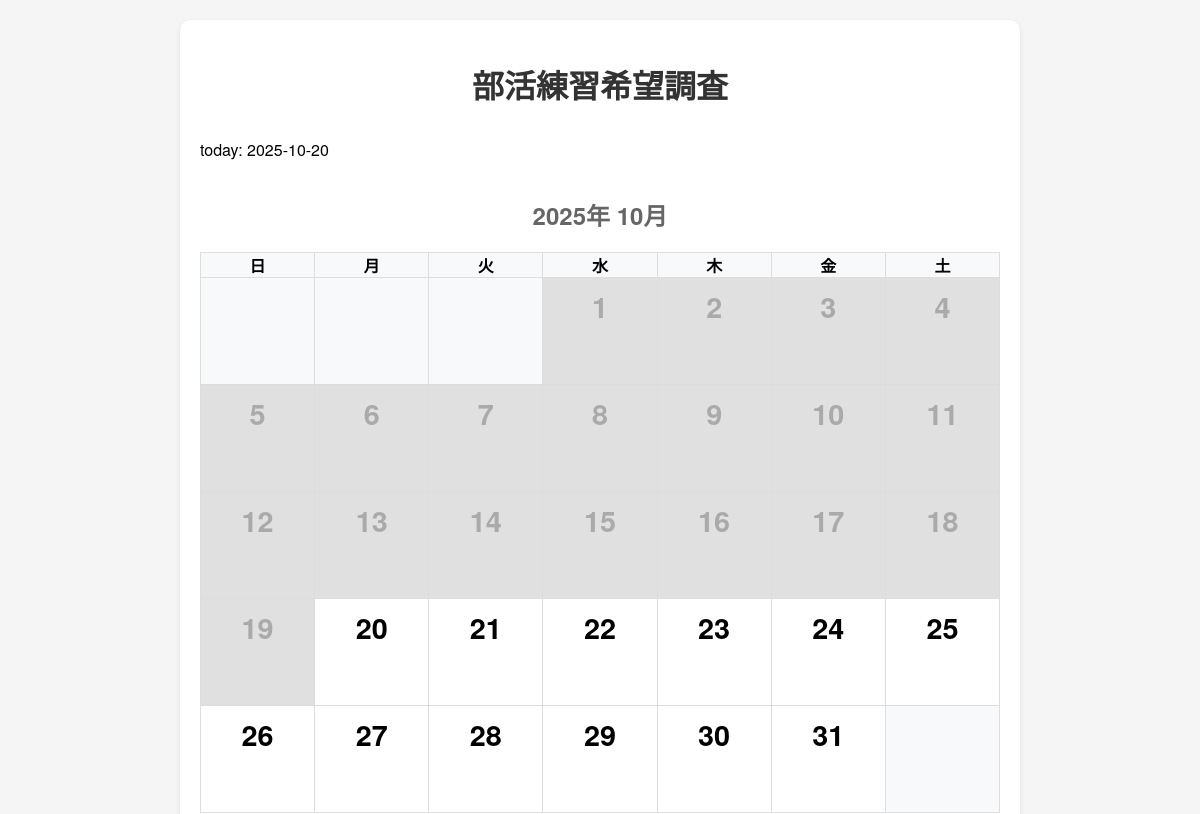
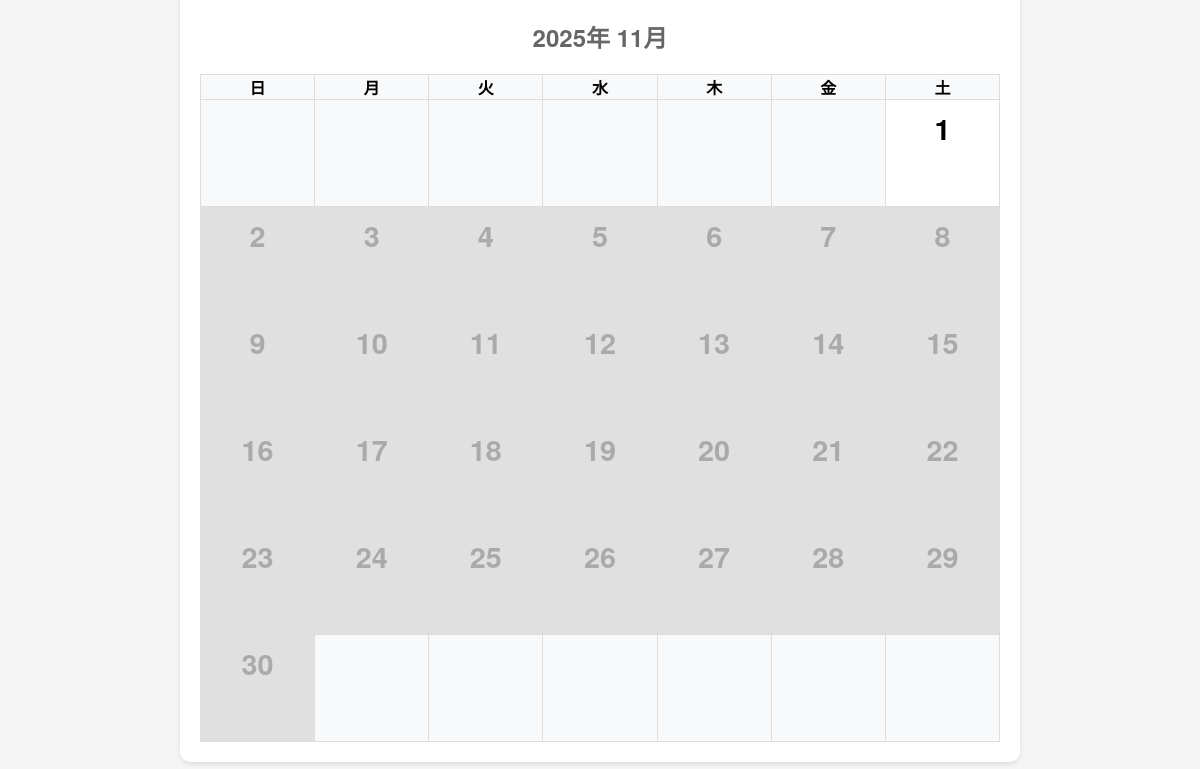
Before: / with the older database file (2 pictures, top to bottom).
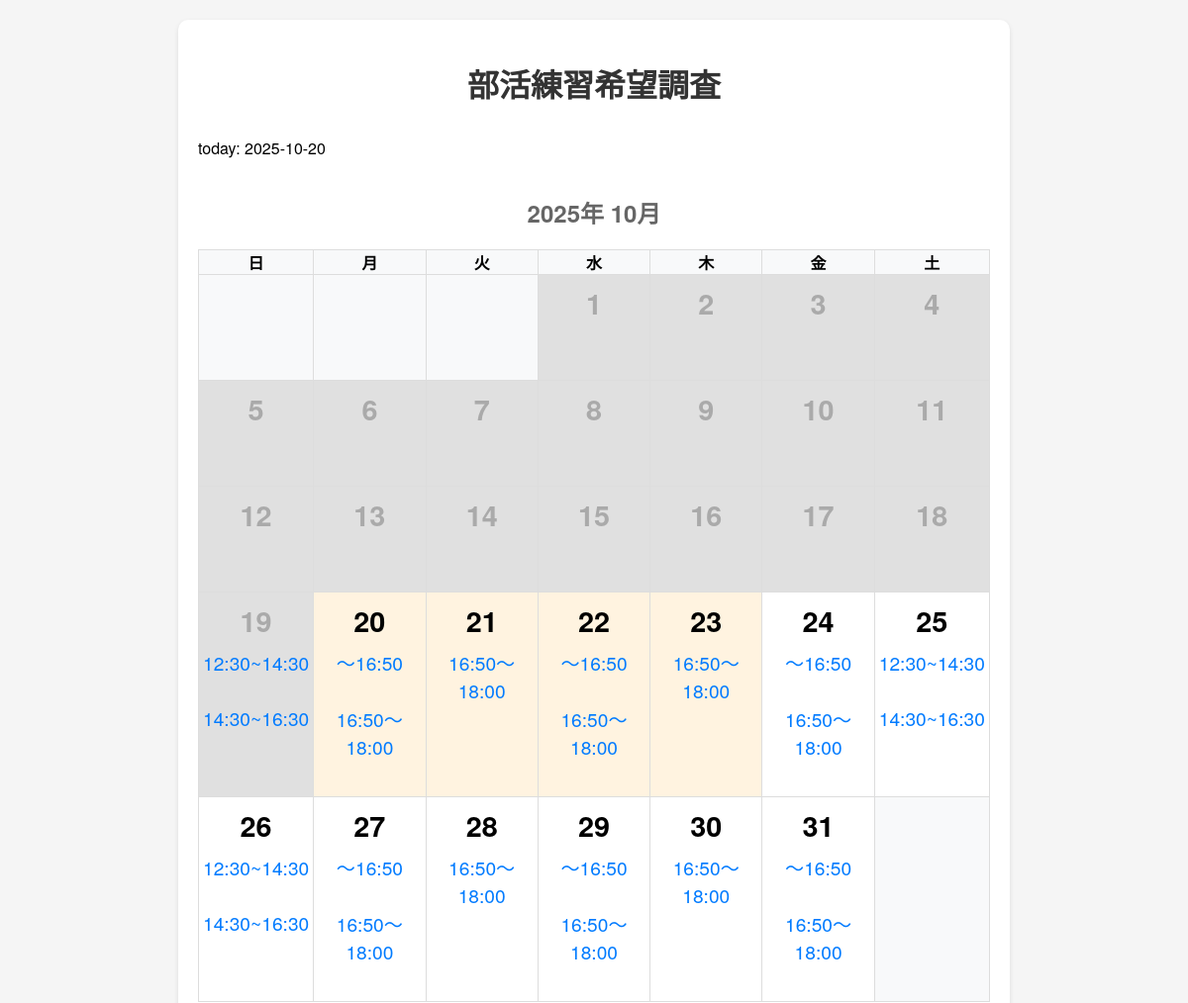
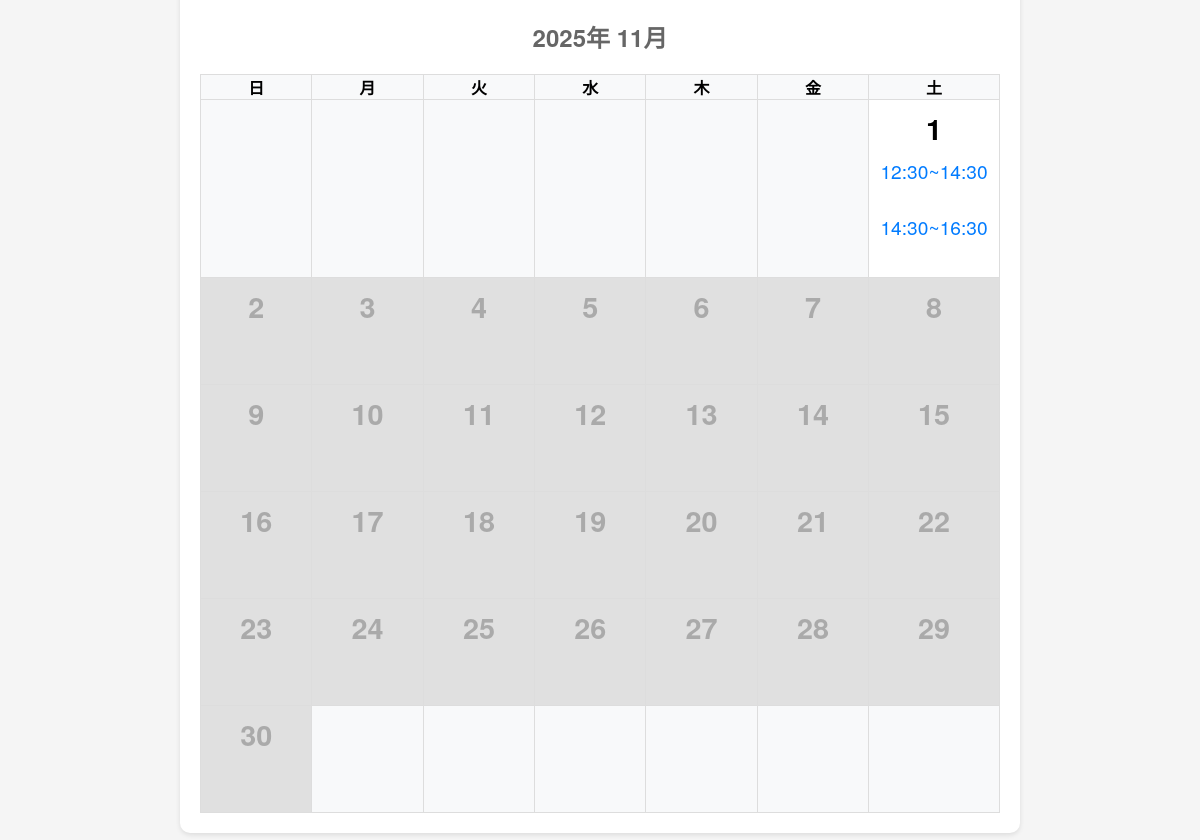
After: the same page with the newer database file (2 pictures, top to bottom).
### app.py (models this page shows)
class TimeSlot(db.Model):
    id = db.Column(db.Integer, primary_key=True)
    date_key = db.Column(db.String(20), nullable=False)
    slot = db.Column(db.String(50), nullable=False)

### app.py (the view)
@app.route('/', methods=['GET', 'HEAD'])
def index():
    try:
        if request.method == 'HEAD':
            return '', 200
        today = date.today()
        year = today.year
        month = today.month
        cal = calendar.monthcalendar(year, month)
        month_names = ['1月', '2月', '3月', '4月', '5月', '6月',
                      '7月', '8月', '9月', '10月', '11月', '12月']
        import calendar as calmod
        last_day = calmod.monthrange(year, month)[1]
        days_left = last_day - today.day
        calendars = [
            {
                'year': year,
                'month': month,
                'month_name': month_names[month-1],
                'calendar': cal
            }
        ]
        if days_left < 14:
            next_month = month + 1
            next_year = year
            if next_month > 12:
                next_month = 1
                next_year += 1
            next_cal = calendar.monthcalendar(next_year, next_month)
            calendars.append({
                'year': next_year,
                'month': next_month,
                'month_name': month_names[next_month-1],
                'calendar': next_cal
            })
        days_since_sunday = today.weekday() + 1  # 月曜日=0なので+1して日曜日=0にする
        if days_since_sunday == 7:  # 日曜日の場合は0にする
            days_since_sunday = 0
        current_week_sunday = today - timedelta(days=days_since_sunday)
        valid_dates = set()
        for week in range(2):  # 2週間
            week_start = current_week_sunday + timedelta(weeks=week)
            for day in range(7):  # 日曜日から土曜日まで
                current_date = week_start + timedelta(days=day)
                valid_dates.add(f"{current_date.year}-{current_date.month}-{current_date.day}")
        practice_requests = {}
        booked_dates = set()
        try:
            all_requests = PracticeRequest.query.all()
            for req in all_requests:
                if req.date_key not in practice_requests:
                    practice_requests[req.date_key] = {}
                practice_requests[req.date_key][req.user_name] = {
                    'time_slot': req.time_slot,
                    'band_name': req.band_name
                }
                booked_dates.add(req.date_key)
        except Exception as e:
            print(f"予約データ取得でエラー: {e}")
            practice_requests = {}
            booked_dates = set()
        time_slots = {}
        try:
            all_slots = TimeSlot.query.all()
            for slot in all_slots:
                if slot.date_key not in time_slots:
                    time_slots[slot.date_key] = []
                time_slots[slot.date_key].append(slot.slot)
        except Exception as e:
            print(f"時間枠データ取得でエラー: {e}")
            time_slots = {}
        return render_template(
            'index.html',
            calendars=calendars,
            month=month_names[month-1],
            month_num=month,
            year=year,
            today=today,
            practice_requests=practice_requests,
            time_slots=time_slots,
            get_default_slots=get_default_slots,
            valid_dates=valid_dates,
            booked_dates=booked_dates
        )
    except Exception as e:
        print(f"index関数でエラーが発生しました: {e}")
        return f"エラーが発生しました: {str(e)}", 500

### templates/index.html (shortened to what this page needs)
<!DOCTYPE html>
<html lang="ja">
<head>
    <link rel="stylesheet" href="{{ url_for('static', filename='css/style.css') }}">
</head>
<body>
    <div class="container">
        <h1>部活練習希望調査</h1>
        <p>today: {{ today }}</p>
        {% for calinfo in calendars %}
        <div class="calendar">
            <h2>{{ calinfo.year }}年 {{ calinfo.month_name }}</h2>
            <table>
                <thead>
                    <tr>
                        <th>日</th>
                        <th>月</th>
                        <th>火</th>
                        <th>水</th>
                        <th>木</th>
                        <th>金</th>
                        <th>土</th>
                    </tr>
                </thead>
                <tbody>
                    {% for week in calinfo.calendar %}
                    <tr>
                        {% for day in week %}
                            {% if day == 0 %}
                                <td class="empty"></td>
                            {% else %}
                                {% set d = day|int %}
                                {% set y = calinfo.year|int %}
                                {% set m = calinfo.month|int %}
                                {% set date_key = y ~ '-' ~ m ~ '-' ~ d %}
                                {% set slots = time_slots.get(date_key, []) %}
                                {% set is_past = (y == today.year and m == today.month and d < today.day) or
                                                 (y == today.year and m < today.month) or
                                                 (y < today.year) %}
                                <td class="day{% if is_past %} past{% endif %}{% if date_key not in valid_dates %} not-selectable{% endif %}{% if date_key in booked_dates %} booked{% endif %}" data-year="{{ y }}" data-month="{{ m }}" data-day="{{ d }}">
                                    <div class="day-number">{{ day }}</div>
                                    <div class="time-options">
                                        {% if date_key in valid_dates %}
                                            {% for slot in slots %}
                                                <span class="time-label">{{ slot }}</span><br>
                                            {% endfor %}
                                        {% endif %}
                                    </div>
                                </td>
                            {% endif %}
                        {% endfor %}
                    </tr>
                    {% endfor %}
                </tbody>
            </table>
        </div>
        {% endfor %}
    </div>
</body>
</html>

### static/css/style.css (style rules this page uses)
body { font-family: 'Helvetica Neue', Arial, 'Hiragino Kaku Gothic ProN', 'Hiragino Sans', Meiryo, sans-serif; margin: 0; padding: 20px; background-color: #f5f5f5; }
.container { max-width: 800px; margin: 0 auto; background-color: white; padding: 20px; border-radius: 10px; box-shadow: 0 2px 5px rgba(0,0,0,0.1); }
h1 { text-align: center; color: #333; margin-bottom: 30px; }
h2 { text-align: center; color: #666; margin-bottom: 20px; }
.calendar { width: 100%; overflow-x: auto; }
table { width: 100%; border-collapse: collapse; margin-top: 20px; }
th, td { padding: 0; text-align: center; border: 1px solid #ddd; }
th { background-color: #f8f9fa; font-weight: bold; }
td.day { cursor: pointer; transition: background-color 0.2s; height: 90px; min-width: 90px; vertical-align: top; font-size: 1.2em; padding: 8px 4px; background: #fff; position: relative; }
td.empty { background-color: #f8f9fa; }
.day-number { font-size: 1.5em; font-weight: bold; margin-bottom: 8px; }
.time-options { margin-top: 6px; }
.time-label { display: block; font-size: 1em; color: #007bff; margin-bottom: 2px; }
td.day.past { background-color: #e0e0e0; color: #aaa; cursor: not-allowed; }
.day.not-selectable { background-color: #e0e0e0; color: #aaa; cursor: not-allowed; pointer-events: none; }
.day.booked { background-color: #fff3e0; }

Changed rows visible on the page:
added TimeSlot: slot "12:30~14:30", shown under "19"
added TimeSlot: slot "14:30~16:30", shown under "19"
added TimeSlot: slot "〜16:50", shown under "20"
added TimeSlot: slot "16:50〜18:00", shown under "20"
added TimeSlot: slot "16:50〜18:00", shown under "21"
added TimeSlot: slot "〜16:50", shown under "22"
added TimeSlot: slot "16:50〜18:00", shown under "22"
added TimeSlot: slot "16:50〜18:00", shown under "23"
added TimeSlot: slot "〜16:50", shown under "24"
added TimeSlot: slot "16:50〜18:00", shown under "24"
added TimeSlot: slot "12:30~14:30", shown under "25"
added TimeSlot: slot "14:30~16:30", shown under "25"
added TimeSlot: slot "12:30~14:30", shown under "26"
added TimeSlot: slot "14:30~16:30", shown under "26"
added TimeSlot: slot "〜16:50", shown under "27"
added TimeSlot: slot "16:50〜18:00", shown under "27"
added TimeSlot: slot "16:50〜18:00", shown under "28"
added TimeSlot: slot "〜16:50", shown under "29"
added TimeSlot: slot "16:50〜18:00", shown under "29"
added TimeSlot: slot "16:50〜18:00", shown under "30"
added TimeSlot: slot "〜16:50", shown under "31"
added TimeSlot: slot "16:50〜18:00", shown under "31"
added TimeSlot: slot "12:30~14:30", shown under "1"
added TimeSlot: slot "14:30~16:30", shown under "1"
